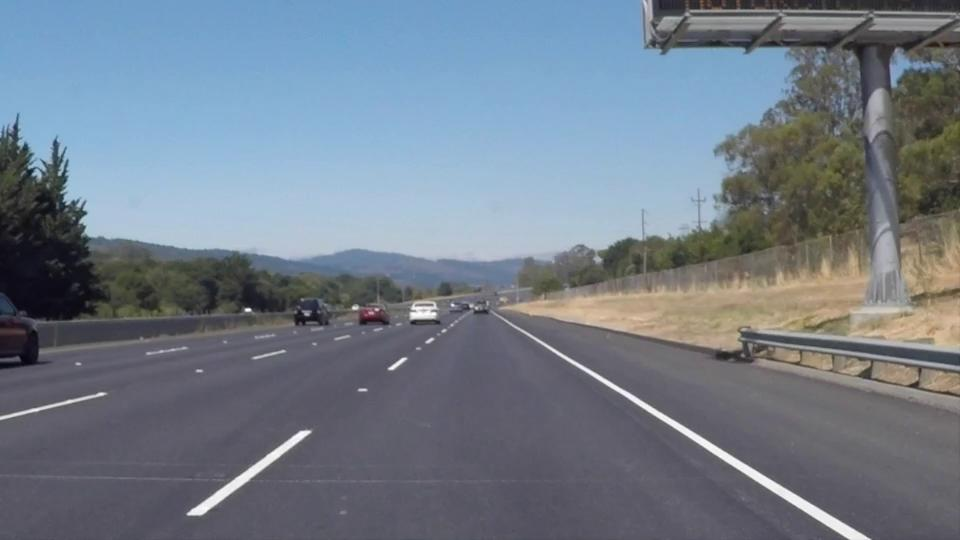
//> input picture 1.jpg, 960 x 540 px, given in place of drivingVideo-2.mp4, which was not available
$ ./lane_detection_curveroad   (built with g++ and OpenCV 4)
//> lines starting //> are read from the running program, lines starting //| are printed output that depends on the picture; after the words box and inside, x2 and y2 are one past the last pixel; in counts of white or black regions, pixels touching at a corner belong together; pictures that were not available may be replaced by others from this repository, and a replacement may not be noted
#include <iostream>
#include <sstream>
#include<string>
#include <algorithm>
#include <vector>
#include <cmath>
#include <opencv2/opencv.hpp>
#include <opencv2/imgcodecs.hpp>
#include <opencv2/imgproc.hpp>
#include <opencv2/videoio.hpp>
#include <opencv2/highgui.hpp>
#include <opencv2/video.hpp>
#include <opencv2/core.hpp>
using namespace cv;
using namespace std;


// median function
float median(vector<float> values) {
    sort(values.begin(), values.end());
    if (values.size() % 2 == 0) {
        return float((values[values.size()/2 - 1] + values[values.size()/2]) / 2.0);
    } else {
        return float(values[values.size()/2]);
    }
}

// standard deviation function
float standardDeviation(vector<float> values) {
    float meanv = 0.0, deviation = 0.0;
    int n = values.size();
    // calculate mean
   for (int i = 0; i < n; ++i) {
        meanv += values[i];
    }
    meanv /= n;
    // calculate deviation
    for (int i = 0; i < n; ++i) {
        deviation += (values[i] - meanv) * (values[i] - meanv);
        }
    deviation = float(sqrt(float(deviation / n)));
    return deviation;
}

// mean function
float mean(vector<float> values) {
     float sum = 0.0;
    int n = values.size();

    //  calculate sum
    for (int i = 0; i < n; ++i) {
         sum += values[i];
    }
    return float(sum / n);
    }

// median function
float median2(float values[], int n) {
    vector<float> v(values, values+n);
    sort(v.begin(), v.end());
    if (n % 2 == 0) {
        return float((v[n/2 - 1] + v[n/2]) / 2.0);
    } else {
        return float(v[n/2]);
    }
}

// standard deviation function
float standardDeviation2(float values[], int n) {
    float mean = 0.0, deviation = 0.0;
    // calculate mean
    for (int i = 0; i < n; ++i) {
        mean += values[i];
    }
    mean /= n;
    // calculate deviation
    for (int i = 0; i < n; ++i) {
        deviation += (values[i] - mean) * (values[i] - mean);
    }
    deviation = float(sqrt(float(deviation / n)));
    return deviation;
}


// Main function to run lane detection.
int main() {
    // Load the dash cam video, throw error if video not found.
    VideoCapture capture("/Users/anirudhramesh/Desktop/CSCI731_finalprojectcode/drivingVideo-2.mp4");
    if (!capture.isOpened()) {
        cerr << "Error: Could not open the video file." << endl;
        return -1;
    }
    // Variables to store values.
    float x1Prev = 0 ;
    float x2Prev = 0;
    float y1Prev = 0;
    float y2Prev = 0;
    float y1NPrev = 0;
    float y2NPrev = 0;
    float x1NPrev = 0;
    float x2NPrev = 0;
    double fps = capture.get(CAP_PROP_FPS);
    Size size(capture.get(CAP_PROP_FRAME_WIDTH), capture.get(CAP_PROP_FRAME_HEIGHT));
    // Read in the frames and process them one by one.
    for (int i =0; i <5600; i++){
        // Had this to skip alternate frames, then decided to run for all frames.
        if (i %2 == 0 or i%2 != 0){
            cout << "Frame: " << i << endl;
            Mat frame1, frame, frame2;
            capture.set(CAP_PROP_POS_FRAMES, i);
            capture >> frame;
//> frame is the input picture: 540 rows x 960 cols, CV_8UC3; mean B, G, R 137.4, 124.9, 114.2
            capture >> frame1;
            capture >> frame2;
            if (frame.empty()){
                cout << "Frame empty" << endl;
                break;
            }

            Size desired_output_size(800, 550);
            // Define the original four corners of the lane region
             vector<Point2f> src_pts = {
                Point2f(100, 600),
                Point2f(200, 475),
                Point2f(875, 475),
                Point2f(900, 600)
            };

            // Define the corresponding four corners in the bird's eye view
            vector<Point2f> dst_pts = {
                Point2f(0, 720),
                Point2f(0, 0),
                Point2f(720, 0),
                Point2f(720, 720)
            };

            // Compute the homography matrix
            Mat H = getPerspectiveTransform(src_pts, dst_pts);

            // Apply the transformation
            Mat transformed;
            warpPerspective(frame, transformed, H, desired_output_size);
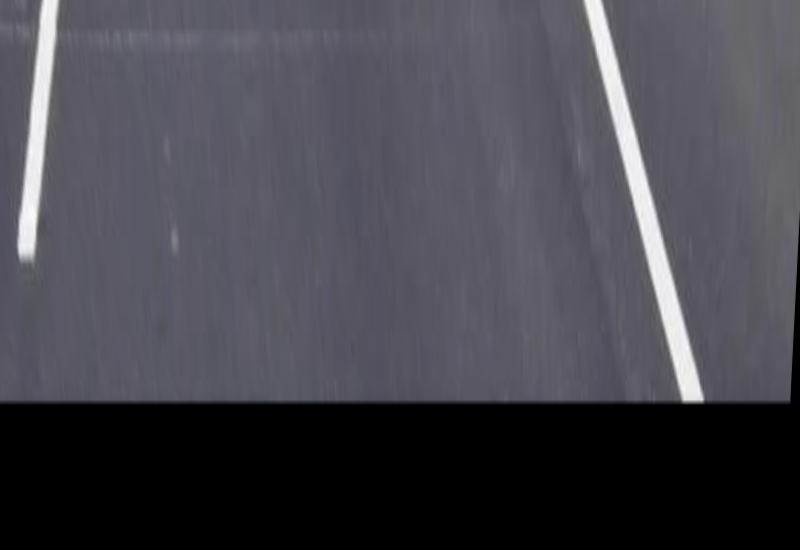
//> transformed: 550 rows x 800 cols, CV_8UC3; mean B, G, R 77.7, 69.4, 70.5
            frame1 = transformed;

            // Image processing
            Mat gray, blurred, edges, roiMasked;
            cvtColor(frame1, gray, COLOR_BGR2GRAY);
            GaussianBlur(gray, blurred, Size(9, 9), 0);
            Canny(gray, edges, 50, 200);
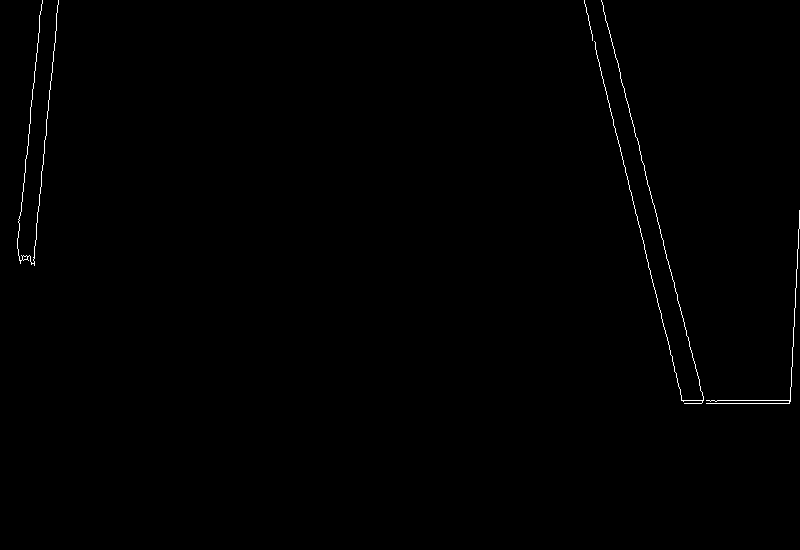
//> edges: 550 rows x 800 cols, CV_8UC1; 0.4% white in thin lines or dots, all inside (x1, y1, x2, y2) = (17, 0, 800, 404)


            // Define the vertices of the polygon
            vector<Point> vertices;
            int x = frame1.rows;
//> x = 550
            int y = frame1.cols;
//> y = 800
            vertices.push_back(Point(150,550));                 // Bottom-left corner
            vertices.push_back(Point(250, 0));                // Top-left corner
            vertices.push_back(Point(650, 0));                // Top-right corner
            vertices.push_back(Point(800,550));                 // Bottom-right corner

            // Create a mask for the polygon
            Mat mask = Mat::zeros(frame1.size(), CV_8UC1);
            fillConvexPoly(mask, vertices, Scalar(255));
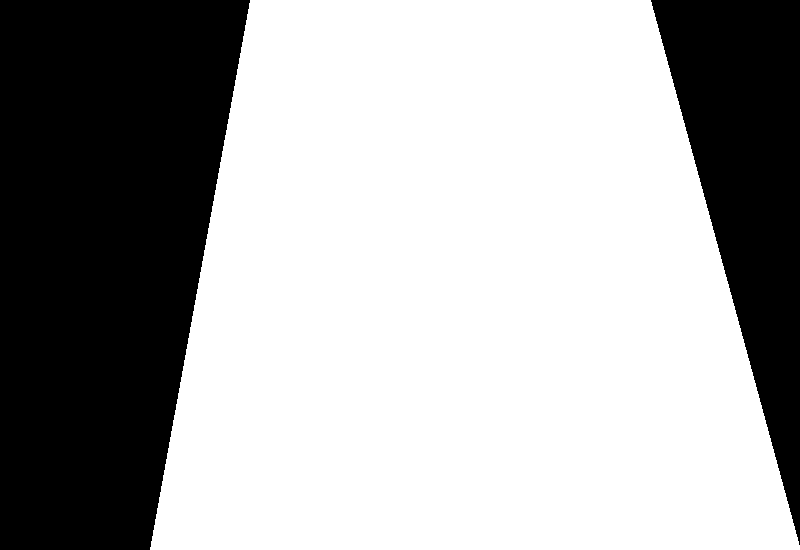
//> mask: 550 rows x 800 cols, CV_8UC1; 65.7% white; 2 black regions, box (x1, y1, x2, y2) and area: (0, 0, 250, 550) 110000, (651, 0, 800, 545) 40752

            // Apply the mask to the input frame1
            edges.copyTo(roiMasked, mask);
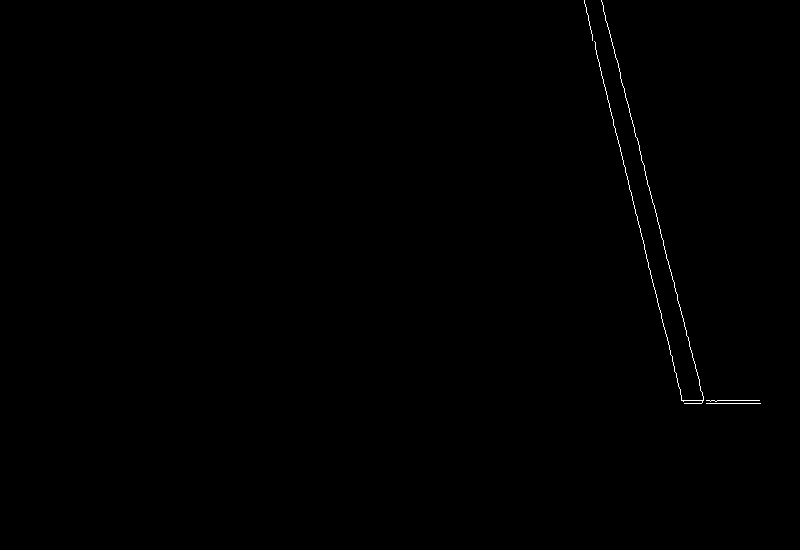
//> roiMasked: 550 rows x 800 cols, CV_8UC1; 0.22% white in thin lines or dots, all inside (x1, y1, x2, y2) = (584, 0, 761, 404)

            // DEFINE THE VECTORS TO STORE VALUES TO PLOT LATER

            vector<vector<int>> slopePositiveLines; // x1 y1 x2 y2 slope
            vector<vector<int>> slopeNegativeLines;
            vector<float> slopespos1;
            vector<float> slopesneg1;
            vector<vector<int>> Lineinfo;
            vector<int> yValues;
            vector<float> positiveSlopes;
            vector<float> posSlopesGood;
            vector<float> negSlopesGood;
            vector<float> xInterceptPos;
            vector<float> xIntPosGood;
            vector<float> xInterceptNeg;
            vector<float> xIntNegGood;
            vector<vector<int>> slopePositiveLines2;
            vector<vector<int>> slopeNegativeLines2;


            // Define parameters and perform Hough Tranform to find lines from edges

            float rho = 2; // distance resolution in pixels of the Hough grid
            float theta = CV_PI/180; // angular resolution in radians of the Hough grid
            int threshold = 15; // minimum number of votes (intersections in Hough grid cell)
            int min_line_len = 15; // minimum number of pixels making up a line
            int max_line_gap =50; // maximum gap in pixels between connectable line segments
            vector<Vec4i> lines;
            HoughLinesP(roiMasked, lines, rho , theta, threshold, min_line_len, max_line_gap);
//> lines = 9 lines (x1, y1, x2, y2), first 8: [586, 12, 683, 401], [602, 2, 666, 258], [637, 138, 703, 400], [681, 400, 759, 400], [684, 403, 760, 403], [688, 337, 702, 402], [601, 0, 625, 97], [694, 361, 703, 399]
            cout << "Found "<<lines.size()<<" lines." << endl;
//| Found 9 lines.

            // Plot Hough Lines
            // Check if lines are empty and plot
            if (!lines.empty() && lines.size() > 2) {
                Mat allLines = frame1.clone();
                for (int i = 0; i < lines.size(); i++) {
                    Vec4i line2 = lines[i];
                    double x1 = line2[0];
                    double y1 = line2[1];
                    double x2 = line2[2];
                    double y2 = line2[3];
                    //cout<<"line_info" << lines[i] << endl;
                    double slope = static_cast<float>((y2 - y1) / (x2 - x1));
                    double ang = abs(atan(slope) * 180 / CV_PI);
                    //cout<<"angle" << ang << endl;
                    if (abs(ang) < 90 && abs(ang) > -90)
                        line(allLines, Point(line2[0], line2[1]), Point(line2[2], line2[3]), Scalar(255, 255, 0), 2); // plot line
                }
//> this loop made 9 passes
//> (x1, y1, x2, y2, slope, ang) on passes 1 to 9: (586, 12, 683, 401, 4.01, 76), (602, 2, 666, 258, 4, 75.96), (637, 138, 703, 400, 3.97, 75.86), (681, 400, 759, 400, 0, 0), (684, 403, 760, 403, 0, 0), (688, 337, 702, 402, 4.64, 77.85), (601, 0, 625, 97, 4.04, 76.1), (694, 361, 703, 399, 4.22, 76.68), (584, 2, 596, 50, 4, 75.96)
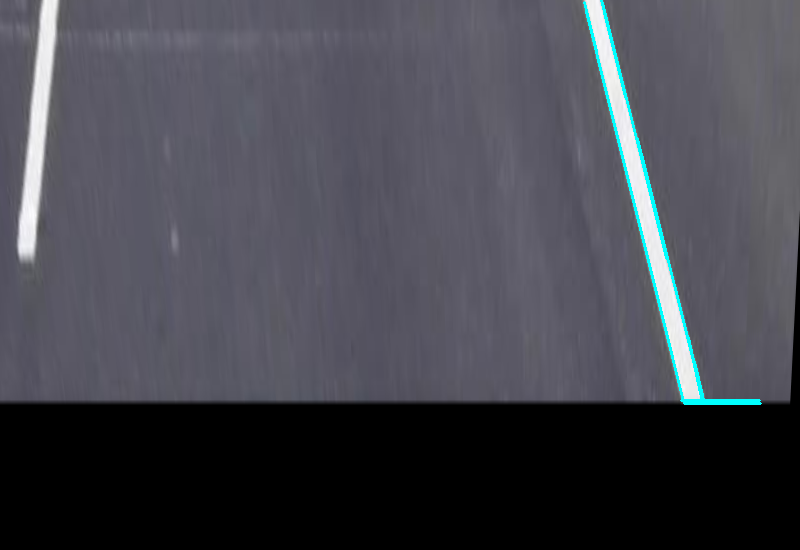
//> allLines: 550 rows x 800 cols, CV_8UC3; 0.7% of pixels changed, all inside (x1, y1, x2, y2) = (583, 0, 762, 405)
                double alpha = 0.7; // weight of overlay

                // Loop through all the lines found using hough Transform and split into postivie and negative lanes
                // depending on slope value.
                bool addedPos = false;
                bool addedNeg = false;

                int count = 0;
                int count_neg = 0;
                for (size_t i = 0; i < lines.size(); i++) {
                    //cout<< "Line " <<i << endl;
                    //waitKey(0);
                    vector<Vec4i> currentLine;
                    currentLine.push_back(lines[i]);
                    int x1 = lines[i][0];
                    int y1 = lines[i][1];
                    int x2 = lines[i][2];
                    int y2 = lines[i][3];
                    float lineLength = sqrt(pow(x2-x1,2) + pow(y2-y1,2));        // Find Length
                    if (lineLength > 30) {                                  // If line is not too small, continue
                        if (x2 != x1) {
                            float slope = float(y2 - y1) / float(x2 - x1);           // Find Slope
                            // add to positive or negative slope depending on value
                            if (slope > 0){
                                float tanTheta =  tan(float(abs(y2 - y1)) / float(abs(x2 - x1))); // tan(theta) valuev
                                float ang = atan(tanTheta) * 180 / M_PI;
                                if (abs(ang) < 90 && abs(ang) > 0) {
                                    slopePositiveLines.push_back({ x1, y1, x2, y2}); // add positive slope line
                                    slopespos1.push_back({-slope});
                                    count += 1;
                                    addedPos = true; // note that we added a positive slope line
                                }
                            }

                            if (slope < 0) {
                                float tanTheta =  tan(float(abs(y2 - y1)) / float(abs(x2 - x1))); // tan(theta) value
                                float ang = atan(tanTheta) * 180 / M_PI;
                                if (abs(ang) < 90 && abs(ang) > 0) {
                                    slopeNegativeLines.push_back({ x1, y1, x2, y2});    // add negative slope line
                                    slopesneg1.push_back({-slope});
                                    count_neg += 1;
                                    addedNeg = true; // note that we added a negative slope line
                                }
                            }
                        }
                    }
                }
//> this loop made 9 passes
//> (x1, y1, x2, y2, lineLength, slope, tanTheta, ang) on passes 1, 2, 3, 6, 7, 8, 9: (586, 12, 683, 401, 400.9, 4.01, 1.18, 49.77), (602, 2, 666, 258, 263.9, 4, 1.16, 49.18), (637, 138, 703, 400, 270.2, 3.97, 1.09, 47.45), (688, 337, 702, 402, 66.49, 4.64, 14.36, 86.02), (601, 0, 625, 97, 99.92, 4.04, 1.26, 51.57), (694, 361, 703, 399, 39.05, 4.22, 1.87, 61.92), (584, 2, 596, 50, 49.48, 4, 1.16, 49.18)
//> (x1, y1, x2, y2, lineLength, slope) on passes 4 to 5: (681, 400, 759, 400, 78, 0), (684, 403, 760, 403, 76, 0)
//> after the loop, count = 7; slopeNegativeLines = 0 items; count_neg = 0

                if (!addedPos) {
                    for (size_t i = 0; i < lines.size(); i++) {
                        Vec4i currentLine = lines[i];
                        int x1 = currentLine[0];
                        int y1 = currentLine[1];
                        int x2 = currentLine[2];
                        int y2 = currentLine[3];
                        float slope = float(y2 - y1) / float(x2 - x1);

                        if (slope > 0) {
                            float tanTheta = tan(float(abs(y2 - y1)) / float(abs(x2 - x1)));
                            float ang = atan(tanTheta) * 180 / CV_PI;
                            if (abs(ang) < 90 && abs(ang) > 50) {
                                slopePositiveLines.push_back({ x1, y1, x2, y2}); // add negative slope line
                                slopespos1.push_back({-slope});
                                addedPos = true;
                            }
                        }
                    }
                }
                if (!addedNeg) {
                    for (size_t i = 0; i < lines.size(); i++) {
                        Vec4i currentLine = lines[i];
                        int x1 = currentLine[0], y1 = currentLine[1], x2 = currentLine[2], y2 = currentLine[3];
                        float slope = float(y2 - y1) / float(x2 - x1);
                        if (slope < 0) {
                            float tanTheta = tan(float(abs(y2 - y1)) / float(abs(x2 - x1))); // tan(theta) value
                            float ang = atan(tanTheta) * 180 / CV_PI;
                            if (abs(ang) < 90 && abs(ang) > 40) {
                                slopeNegativeLines.push_back({x1, y1, x2, y2});
                                slopesneg1.push_back({-slope});
                                addedNeg = true;
                            }
                        }
                    }
//> this loop made 9 passes
//> (x1, y1, x2, y2, slope) on passes 1 to 9: (586, 12, 683, 401, 4.01), (602, 2, 666, 258, 4), (637, 138, 703, 400, 3.97), (681, 400, 759, 400, 0), (684, 403, 760, 403, 0), (688, 337, 702, 402, 4.64), (601, 0, 625, 97, 4.04), (694, 361, 703, 399, 4.22), (584, 2, 596, 50, 4)
                }
                // Check if we have found any lines.
                if (!addedPos || !addedNeg) {
                    cout << "Not enough lines found" << endl;
                }

                // ------------------------Get Positive/Negative Slope Averages-----------------------------------
                // Average position of lines and extrapolate to the top and bottom of the lane.
                for (float slope : slopespos1) {
                    positiveSlopes.push_back(slope);
                }
//> this loop made 7 passes
//> slope on passes 1 to 7: -4.01, -4, -3.97, -4.64, -4.04, -4.22, -4

                float posSlopeMedian = median(slopespos1);
//> in median, `sort(values.begin(), values.end());`: values = [-4.64, -4.22, -4.04, -4.01, -4, -4, -3.97]
//> posSlopeMedian = -4.01
                float posSlopeStdDev = standardDeviation(slopespos1);
//> in standardDeviation, `int n = values.size();`: n = 7
//> the loop in standardDeviation, `for (int i = 0; i < n; ++i)` made 7 passes
//> meanv on passes 1 to 7: -4.01, -8.01, -11.98, -16.62, -20.66, -24.89, -28.89
//> after the loop in standardDeviation, `for (int i = 0; i < n; ++i)`: meanv = -28.89
//> in standardDeviation, `meanv /= n;`: meanv = -4.13
//> the loop in standardDeviation, `for (int i = 0; i < n; ++i)` made 7 passes
//> deviation on passes 1 to 7: 0.0135, 0.0296, 0.0542, 0.321, 0.328, 0.337, 0.353
//> after the loop in standardDeviation, `for (int i = 0; i < n; ++i)`: deviation = 0.353
//> in standardDeviation, `deviation = float(sqrt(float(deviation / n)));`: deviation = 0.225
//> posSlopeStdDev = 0.225
                int countx = 0;
                for (float slope : positiveSlopes) {
                    // Check if 'x' values is close to the median, if not remove line from consideration for positive slope line
                    if (abs(slope - posSlopeMedian) <  0.2) {
                        posSlopesGood.push_back(slope);
                        countx = countx +  1;
                    }
                }
//> after the loop, countx = 5

                // Check if 'x' values is close to the median, if not remove line from consideration for negative slope line
                float* negativeSlopes = new float[slopesneg1.size()];
                for(int i=0; i<slopesneg1.size(); i++){
                    negativeSlopes[i] = slopesneg1[i];
                }
//> this loop made 0 passes
                float negSlopeMedian = median2(negativeSlopes, slopesneg1.size());
//> (the run ends here: the program crashes, at `return float((v[n/2 - 1] + v[n/2]) / 2.0);`)
